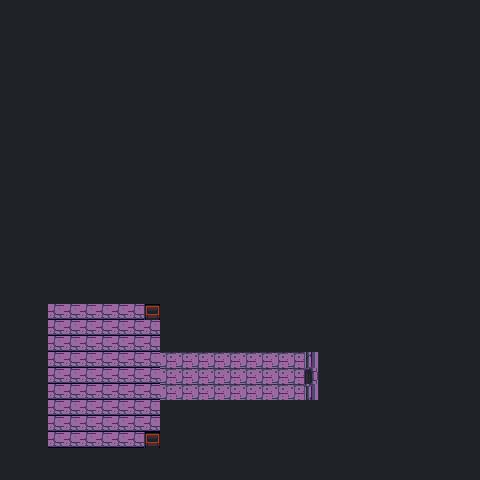

Tiled map render using the project's own tile images. Description and the map definition, with tile-layer contents summarised, below:
An orthogonal 30x30 tile map with 16x16 px tiles, 1 tile layer (Tile Layer 1).

<map version="1.0" tiledversion="1.0.3" orientation="orthogonal" renderorder="right-down" width="30" height="30" tilewidth="16" tileheight="16" nextobjectid="1">
 <tileset firstgid="1" source="untitled.tsx" />
 <layer name="Tile Layer 1" width="30" height="30">
  <data>[900 cells, 900 non-empty, 15 distinct tile ids]</data>
 </layer>
</map>